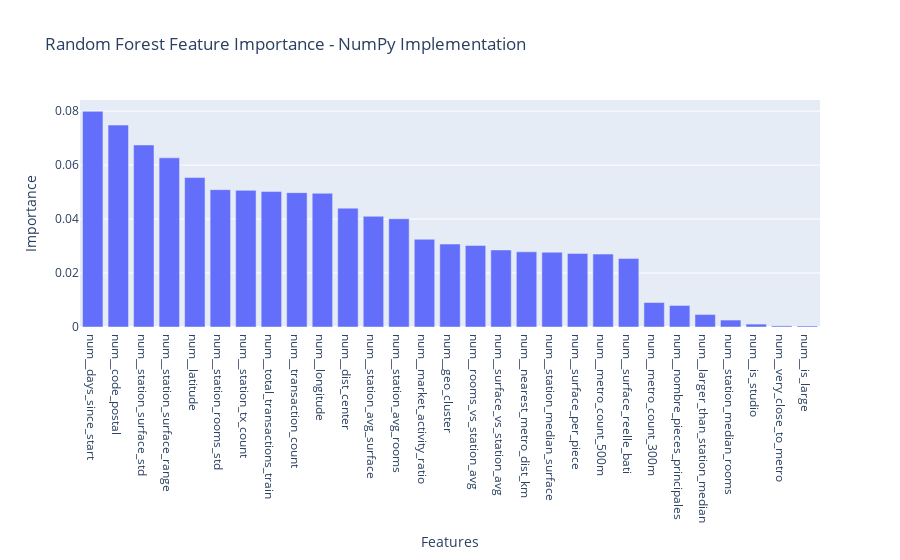

Notebook cell for this chart:
### Code cell
# Visualize feature importance
fig1 = px.bar(
    feature_importance_sorted,
    x="feature_names",
    y="coefficients",
    title="Random Forest Feature Importance - NumPy Implementation",
    labels={
        'coefficients': 'Importance',
        'feature_names': 'Features'
    }
)

fig1.show()

### Figure 1 — Plotly figure (JSON) as saved in the notebook; plotly's stock layout.template omitted (floating-point values rounded to 4 significant figures)
{"data": [{"alignmentgroup": "True", "hovertemplate": "Features=%{x}<br>Importance=%{y}<extra></extra>", "legendgroup": "", "marker": {"color": "#636efa", "pattern": {"shape": ""}}, "name": "", "offsetgroup": "", "orientation": "v", "showlegend": false, "textposition": "auto", "type": "bar", "x": ["num__days_since_start", "num__code_postal", "num__station_surface_std", "num__station_surface_range", "num__latitude", "num__station_rooms_std", "num__station_tx_count", "num__total_transactions_train", "num__transaction_count", "num__longitude", "num__dist_center", "num__station_avg_surface", "num__station_avg_rooms", "num__market_activity_ratio", "num__geo_cluster", "num__rooms_vs_station_avg", "num__surface_vs_station_avg", "num__nearest_metro_dist_km", "num__station_median_surface", "num__surface_per_piece", "num__metro_count_500m", "num__surface_reelle_bati", "num__metro_count_300m", "num__nombre_pieces_principales", "num__larger_than_station_median", "num__station_median_rooms", "num__is_studio", "num__very_close_to_metro", "num__is_large"], "xaxis": "x", "y": [0.07992, 0.07482, 0.06746, 0.06269, 0.05537, 0.0509, 0.05065, 0.0502, 0.0498, 0.04955, 0.04404, 0.04102, 0.04014, 0.03251, 0.03075, 0.03019, 0.02856, 0.02785, 0.02771, 0.02728, 0.02702, 0.02542, 0.009065, 0.007977, 0.004636, 0.002572, 0.001076, 0.0004261, 0.0003858], "yaxis": "y"}], "layout": {"barmode": "relative", "legend": {"tracegroupgap": 0}, "title": {"text": "Random Forest Feature Importance - NumPy Implementation"}, "xaxis": {"anchor": "y", "domain": [0, 1], "title": {"text": "Features"}}, "yaxis": {"anchor": "x", "domain": [0, 1], "title": {"text": "Importance"}}}}
